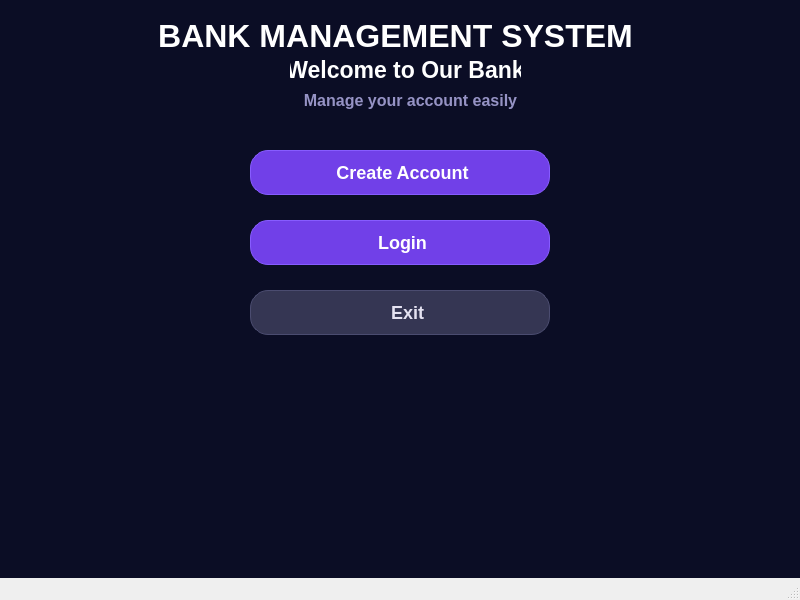
<?xml version="1.0" encoding="UTF-8"?>
<ui version="4.0">
 <class>MainWindow</class>
 <widget class="QMainWindow" name="MainWindow">
  <property name="geometry">
   <rect>
    <x>0</x>
    <y>0</y>
    <width>800</width>
    <height>600</height>
   </rect>
  </property>
  <property name="minimumSize">
   <size>
    <width>320</width>
    <height>480</height>
   </size>
  </property>
  <property name="windowTitle">
   <string>MainWindow</string>
  </property>
  <property name="styleSheet">
   <string notr="true">QMainWindow #MainWindow
{
    background-color: #0B0D25;
}

QWidget#centralwidget {
    background-color: #0B0D25;
}

/* =========================================
   ALL LABELS
   ========================================= */

QLabel {
    background-color: transparent;
}

/* =========================================
   BANK SYSTEM TITLE
   ========================================= */

QLabel#mainlabel {
    background-color: transparent;
    color: #FFFFFF;
    font-family: &quot;Segoe UI&quot;;
    font-size: 32px;
    font-weight: 700;
}

/* =========================================
   WELCOME TEXT
   ========================================= */

QLabel#welcomelabel {
    background-color: transparent;
    color: #FFFFFF;
    font-family: &quot;Segoe UI&quot;;
    font-size: 23px;
    font-weight: 600;
}

/* =========================================
   SECURE SIMPLE RELIABLE
   ========================================= */

QLabel#notelabel {
    background-color: transparent;
    color: #9693C5;
    font-family: &quot;Segoe UI&quot;;
    font-size: 16px;
    font-weight: 600;
}

/* =========================================
   CREATE ACCOUNT BUTTON
   ========================================= */

QPushButton#btnCreateAccount {
    background-color: #7140E8;
    color: #FFFFFF;

    border: 1px solid #875CFF;
    border-radius: 18px;

    font-family: &quot;Segoe UI&quot;;
    font-size: 18px;
    font-weight: 700;

    padding: 5px;
}

QPushButton#btnCreateAccount:hover {
    background-color: #8050F5;
    border: 1px solid #A27BFF;
}

QPushButton#btnCreateAccount:pressed {
    background-color: #5E32C9;
}

/* =========================================
   LOGIN BUTTON
   ========================================= */

QPushButton#btnLogin {
    background-color: #7140E8;
    color: #FFFFFF;

    border: 1px solid #875CFF;
    border-radius: 18px;

    font-family: &quot;Segoe UI&quot;;
    font-size: 18px;
    font-weight: 700;

    padding: 5px;
}

QPushButton#btnLogin:hover {
    background-color: #8050F5;
    border: 1px solid #A27BFF;
}

QPushButton#btnLogin:pressed {
    background-color: #5E32C9;
}

/* =========================================
   EXIT BUTTON
   ========================================= */

QPushButton#btnExit {
    background-color: #353653;
    color: #E5E3F2;

    border: 1px solid #4B4C70;
    border-radius: 18px;

    font-family: &quot;Segoe UI&quot;;
    font-size: 18px;
    font-weight: 700;

    padding: 5px;
}

QPushButton#btnExit:hover {
    background-color: #414263;
    border: 1px solid #67688D;
    color: #FFFFFF;
}

QPushButton#btnExit:pressed {
    background-color: #292A45;
}</string>
  </property>
  <widget class="QWidget" name="centralwidget">
   <property name="styleSheet">
    <string notr="true"/>
   </property>
   <widget class="QLabel" name="mainlabel">
    <property name="geometry">
     <rect>
      <x>150</x>
      <y>20</y>
      <width>491</width>
      <height>31</height>
     </rect>
    </property>
    <property name="font">
     <font>
      <family>Segoe UI</family>
      <pointsize>-1</pointsize>
      <bold>true</bold>
     </font>
    </property>
    <property name="text">
     <string>BANK MANAGEMENT SYSTEM</string>
    </property>
    <property name="alignment">
     <set>Qt::AlignmentFlag::AlignCenter</set>
    </property>
   </widget>
   <widget class="QPushButton" name="btnCreateAccount">
    <property name="geometry">
     <rect>
      <x>250</x>
      <y>150</y>
      <width>300</width>
      <height>45</height>
     </rect>
    </property>
    <property name="minimumSize">
     <size>
      <width>0</width>
      <height>45</height>
     </size>
    </property>
    <property name="text">
     <string> Create Account</string>
    </property>
    <property name="icon">
     <iconset theme="QIcon::ThemeIcon::ContactNew"/>
    </property>
    <property name="iconSize">
     <size>
      <width>30</width>
      <height>30</height>
     </size>
    </property>
   </widget>
   <widget class="QPushButton" name="btnLogin">
    <property name="geometry">
     <rect>
      <x>250</x>
      <y>220</y>
      <width>300</width>
      <height>45</height>
     </rect>
    </property>
    <property name="minimumSize">
     <size>
      <width>0</width>
      <height>45</height>
     </size>
    </property>
    <property name="text">
     <string> Login</string>
    </property>
    <property name="icon">
     <iconset theme="QIcon::ThemeIcon::GoNext"/>
    </property>
    <property name="iconSize">
     <size>
      <width>20</width>
      <height>20</height>
     </size>
    </property>
   </widget>
   <widget class="QPushButton" name="btnExit">
    <property name="geometry">
     <rect>
      <x>250</x>
      <y>290</y>
      <width>300</width>
      <height>45</height>
     </rect>
    </property>
    <property name="minimumSize">
     <size>
      <width>0</width>
      <height>45</height>
     </size>
    </property>
    <property name="text">
     <string>   Exit</string>
    </property>
    <property name="icon">
     <iconset resource="resources.qrc">
      <normaloff>:/logout.png</normaloff>:/logout.png</iconset>
    </property>
   </widget>
   <widget class="QLabel" name="welcomelabel">
    <property name="geometry">
     <rect>
      <x>290</x>
      <y>60</y>
      <width>231</width>
      <height>20</height>
     </rect>
    </property>
    <property name="text">
     <string>Welcome to Our Bank</string>
    </property>
    <property name="alignment">
     <set>Qt::AlignmentFlag::AlignCenter</set>
    </property>
   </widget>
   <widget class="QLabel" name="notelabel">
    <property name="geometry">
     <rect>
      <x>270</x>
      <y>90</y>
      <width>281</width>
      <height>20</height>
     </rect>
    </property>
    <property name="text">
     <string>Manage your account easily</string>
    </property>
    <property name="alignment">
     <set>Qt::AlignmentFlag::AlignCenter</set>
    </property>
   </widget>
   <widget class="QLabel" name="Bankicon">
    <property name="geometry">
     <rect>
      <x>100</x>
      <y>10</y>
      <width>61</width>
      <height>51</height>
     </rect>
    </property>
    <property name="text">
     <string/>
    </property>
    <property name="pixmap">
     <pixmap resource="resources.qrc">:/Bankicon.png</pixmap>
    </property>
    <property name="scaledContents">
     <bool>true</bool>
    </property>
   </widget>
  </widget>
  <widget class="QMenuBar" name="menubar">
   <property name="geometry">
    <rect>
     <x>0</x>
     <y>0</y>
     <width>800</width>
     <height>22</height>
    </rect>
   </property>
  </widget>
  <widget class="QStatusBar" name="statusbar"/>
 </widget>
 <resources>
  <include location="resources.qrc"/>
 </resources>
 <connections/>
</ui>
